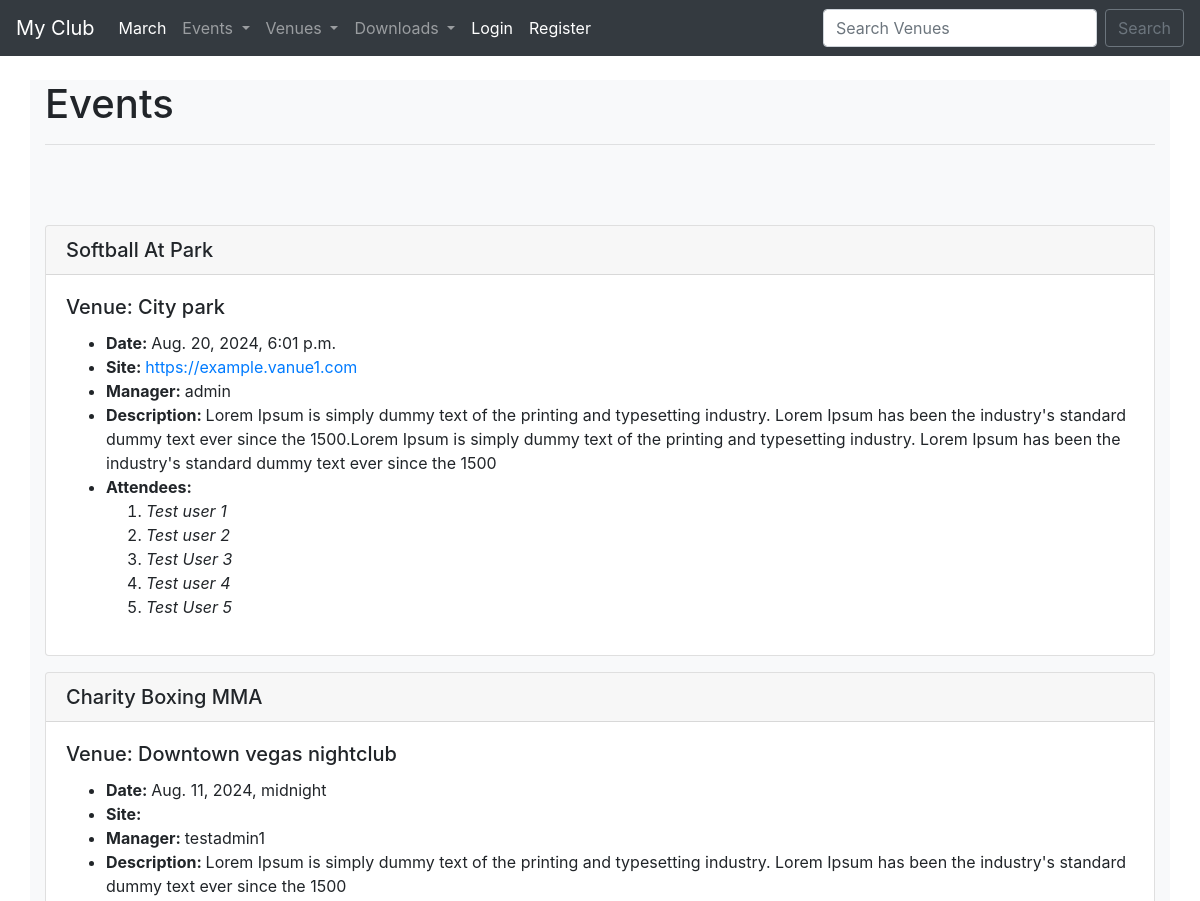
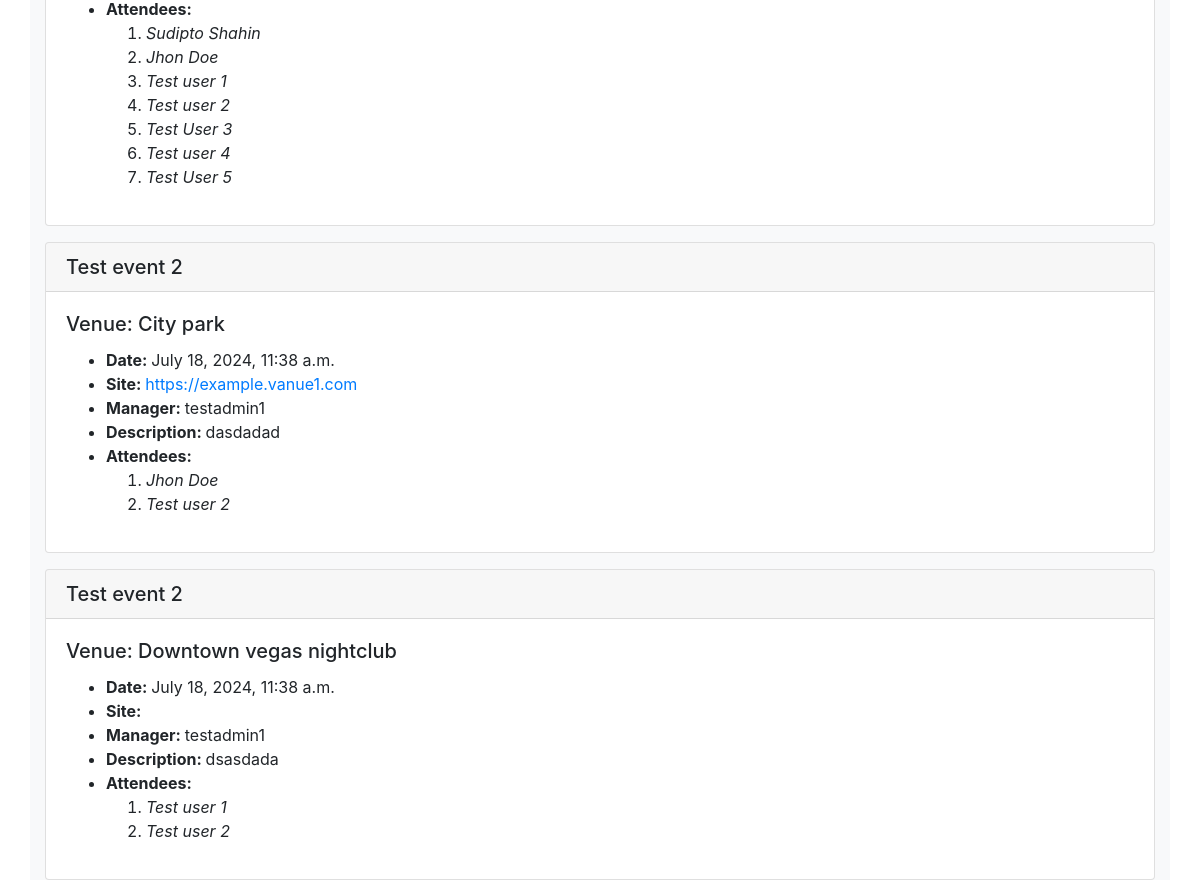
Screenshot of /events/ with the database file from the repository (2 pictures, top to bottom).
### events/models.py (models this page shows, shortened)
class Event(models.Model):
    name = models.CharField('Event Name', max_length=120)
    event_date = models.DateTimeField('Event Date')
    venue = models.ForeignKey(Venue, blank=True, null=True, on_delete=models.CASCADE)
    manager = models.ForeignKey(User, blank=True, null=True, on_delete=models.SET_NULL)
    description = models.TextField(blank=True)
    attendees = models.ManyToManyField(MyClubUser, blank=True)
    def __str__(self)-> str:
        return str(self.name)

class Venue(models.Model):
    name = models.CharField("Vanue name", max_length=120)
    address = models.CharField(max_length=300)
    zip_code = models.CharField('Zip code', max_length=15)
    phone = models.CharField('Contact Phone', max_length=25, blank=True)
    web = models.URLField('Website Address', blank=True)
    email_address = models.EmailField('Email Address', blank=True)
    owner = models.IntegerField("Venue Owner", blank=False, default=1)
    def __str__(self):
        return str(self.name)

class MyClubUser(models.Model):
    first_name =  models.CharField(max_length=30)
    last_name = models.CharField(max_length=30)
    email = models.EmailField('User email')

### events/views.py (the view)
# urls.py: path('events/', views.all_events, name='event-list'),
def all_events(request: HttpRequest):
    event_list = Event.objects.all().order_by('-event_date')
    return render(request, 'events/event_list.html', {
        "event_list": event_list
    })

### events/templates/events/event_list.html (shortened to what this page needs)
{% extends 'events/base.html' %}
{% block content %}
<h1>Events</h1>
<hr><br><br>
{% for event in event_list %}
<div class="card my-3">
    <h5 class="card-header">{{event}}</h5>
    <div class="card-body">
        <h5 class="card-title">Venue: {{ event.venue }}</h5>
        <ul>
            <li><strong>Date: </strong>{{ event.event_date }}</li>
            <li><strong>Site: </strong><a href="">{{ event.venue.web }}</a></li>
            <li><strong>Manager: </strong>{{ event.manager }}</li>
            <li><strong>Description: </strong>{{ event.description }}</li>
            <li>
                <strong>Attendees: </strong>
                <ol>
                    {% for attendees in event.attendees.all %}
                    <li>
                        <i>{{attendees.first_name}} {{ attendees.last_name }}</i>
                    </li>
                    {% endfor %}
                </ol>
            </li>
        </ul>
    </div>
</div>
{% endfor %}
{% endblock %}

### rows the page displays
Event: name "Softball At Park", venue "City park", event_date "Aug. 20, 2024, 6:01 p.m.", venue.web "https://example.vanue1.com", manager "admin", description "Lorem Ipsum is simply dummy text of the printing and typesetting industry. Lorem Ipsum has been the industry's standard dummy text ever since the 1500.Lorem Ipsum is simply dummy text of the printing and typesetting industry. Lorem Ipsum has been the industry's standard dummy text ever since the 1500"
MyClubUser: first_name "Test", last_name "user 1"
MyClubUser: first_name "Test", last_name "user 2"
MyClubUser: first_name "Test", last_name "User 3"
MyClubUser: first_name "Test", last_name "user 4"
MyClubUser: first_name "Test", last_name "User 5"
Event: name "Charity Boxing MMA", venue "Downtown vegas nightclub", event_date "Aug. 11, 2024, midnight", manager "testadmin1", description "Lorem Ipsum is simply dummy text of the printing and typesetting industry. Lorem Ipsum has been the industry's standard dummy text ever since the 1500"
MyClubUser: first_name "Sudipto", last_name "Shahin"
MyClubUser: first_name "Jhon", last_name "Doe"
Event: name "Test event 2", venue "City park", event_date "July 18, 2024, 11:38 a.m.", venue.web "https://example.vanue1.com", manager "testadmin1", description "dasdadad"
Event: name "Test event 2", venue "Downtown vegas nightclub", event_date "July 18, 2024, 11:38 a.m.", manager "testadmin1", description "dsasdada"
